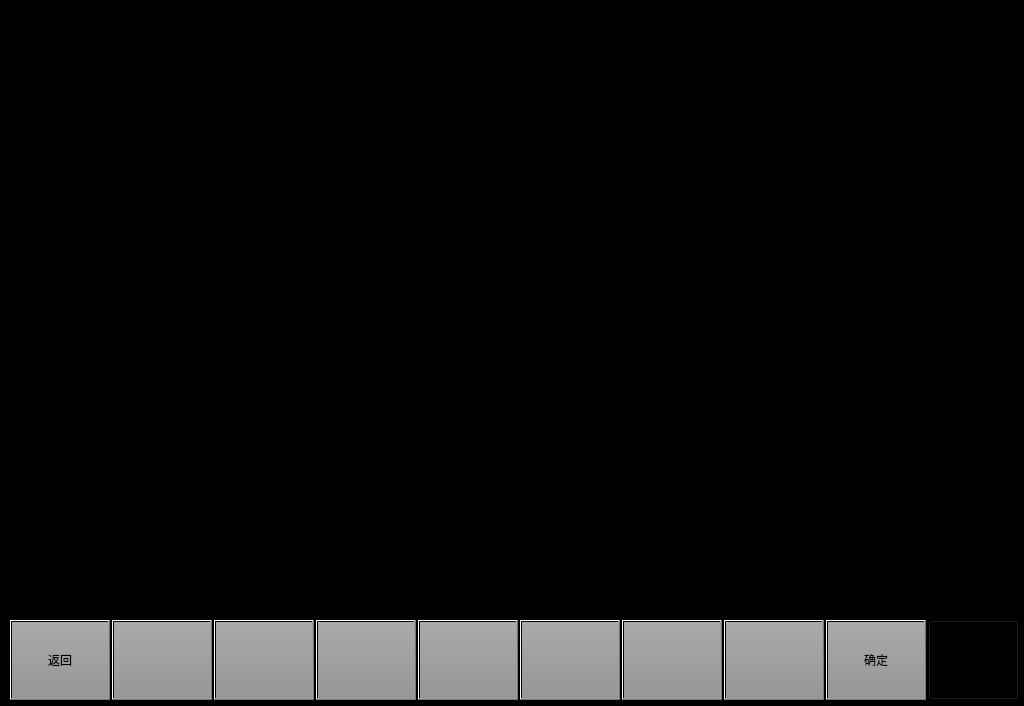
<?xml version="1.0" encoding="UTF-8"?>
<ui version="4.0">
 <class>MaintainceBrakeSubsystemPage</class>
 <widget class="QWidget" name="MaintainceBrakeSubsystemPage">
  <property name="geometry">
   <rect>
    <x>0</x>
    <y>0</y>
    <width>1024</width>
    <height>706</height>
   </rect>
  </property>
  <property name="windowTitle">
   <string>Form</string>
  </property>
  <property name="styleSheet">
   <string notr="true">background-color: rgb(0, 0, 0);</string>
  </property>
  <widget class="QPushButton" name="BTN5">
   <property name="geometry">
    <rect>
     <x>418</x>
     <y>620</y>
     <width>100</width>
     <height>80</height>
    </rect>
   </property>
   <property name="focusPolicy">
    <enum>Qt::NoFocus</enum>
   </property>
   <property name="styleSheet">
    <string notr="true">	font: 20px, &quot;微软雅黑&quot;;
    color: black;
	transparent;background:qlineargradient(spread:pad,x1:0,y1:0,x2:0,y2:1,stop:0 rgba(170,170,170,255),stop:1 rgba(150,150,150,255));
</string>
   </property>
   <property name="text">
    <string/>
   </property>
  </widget>
  <widget class="QPushButton" name="BTN2">
   <property name="geometry">
    <rect>
     <x>112</x>
     <y>620</y>
     <width>100</width>
     <height>80</height>
    </rect>
   </property>
   <property name="focusPolicy">
    <enum>Qt::NoFocus</enum>
   </property>
   <property name="styleSheet">
    <string notr="true">font: 20px, &quot;微软雅黑&quot;;color: black;transparent;background:qlineargradient(spread:pad,x1:0,y1:0,x2:0,y2:1,stop:0 rgba(170,170,170,255),stop:1 rgba(150,150,150,255));</string>
   </property>
   <property name="text">
    <string/>
   </property>
  </widget>
  <widget class="QPushButton" name="BTN8">
   <property name="geometry">
    <rect>
     <x>724</x>
     <y>620</y>
     <width>100</width>
     <height>80</height>
    </rect>
   </property>
   <property name="focusPolicy">
    <enum>Qt::NoFocus</enum>
   </property>
   <property name="styleSheet">
    <string notr="true">	font: 20px, &quot;微软雅黑&quot;;
    color: black;
	transparent;background:qlineargradient(spread:pad,x1:0,y1:0,x2:0,y2:1,stop:0 rgba(170,170,170,255),stop:1 rgba(150,150,150,255));
</string>
   </property>
   <property name="text">
    <string/>
   </property>
  </widget>
  <widget class="QPushButton" name="BTN6">
   <property name="geometry">
    <rect>
     <x>520</x>
     <y>620</y>
     <width>100</width>
     <height>80</height>
    </rect>
   </property>
   <property name="focusPolicy">
    <enum>Qt::NoFocus</enum>
   </property>
   <property name="styleSheet">
    <string notr="true">	font: 20px, &quot;微软雅黑&quot;;
    color: black;
	transparent;background:qlineargradient(spread:pad,x1:0,y1:0,x2:0,y2:1,stop:0 rgba(170,170,170,255),stop:1 rgba(150,150,150,255));
</string>
   </property>
   <property name="text">
    <string/>
   </property>
  </widget>
  <widget class="QPushButton" name="BTN4">
   <property name="geometry">
    <rect>
     <x>316</x>
     <y>620</y>
     <width>100</width>
     <height>80</height>
    </rect>
   </property>
   <property name="focusPolicy">
    <enum>Qt::NoFocus</enum>
   </property>
   <property name="styleSheet">
    <string notr="true">	font: 20px, &quot;微软雅黑&quot;;
    color: black;
	transparent;background:qlineargradient(spread:pad,x1:0,y1:0,x2:0,y2:1,stop:0 rgba(170,170,170,255),stop:1 rgba(150,150,150,255));
</string>
   </property>
   <property name="text">
    <string/>
   </property>
  </widget>
  <widget class="QPushButton" name="BTN3">
   <property name="geometry">
    <rect>
     <x>214</x>
     <y>620</y>
     <width>100</width>
     <height>80</height>
    </rect>
   </property>
   <property name="focusPolicy">
    <enum>Qt::NoFocus</enum>
   </property>
   <property name="styleSheet">
    <string notr="true">	font: 20px, &quot;微软雅黑&quot;;
    color: black;
	transparent;background:qlineargradient(spread:pad,x1:0,y1:0,x2:0,y2:1,stop:0 rgba(170,170,170,255),stop:1 rgba(150,150,150,255));
</string>
   </property>
   <property name="text">
    <string/>
   </property>
  </widget>
  <widget class="QPushButton" name="BTN1">
   <property name="geometry">
    <rect>
     <x>10</x>
     <y>620</y>
     <width>100</width>
     <height>80</height>
    </rect>
   </property>
   <property name="focusPolicy">
    <enum>Qt::NoFocus</enum>
   </property>
   <property name="styleSheet">
    <string notr="true">font: 20px, &quot;微软雅黑&quot;;color: black;transparent;background:qlineargradient(spread:pad,x1:0,y1:0,x2:0,y2:1,stop:0 rgba(170,170,170,255),stop:1 rgba(150,150,150,255));</string>
   </property>
   <property name="text">
    <string>返回</string>
   </property>
  </widget>
  <widget class="QPushButton" name="BTNHome">
   <property name="geometry">
    <rect>
     <x>928</x>
     <y>620</y>
     <width>91</width>
     <height>80</height>
    </rect>
   </property>
   <property name="focusPolicy">
    <enum>Qt::NoFocus</enum>
   </property>
   <property name="styleSheet">
    <string notr="true">border-image: url(:/images/image/Home.png);</string>
   </property>
   <property name="text">
    <string/>
   </property>
  </widget>
  <widget class="QPushButton" name="BTN9">
   <property name="geometry">
    <rect>
     <x>826</x>
     <y>620</y>
     <width>100</width>
     <height>80</height>
    </rect>
   </property>
   <property name="focusPolicy">
    <enum>Qt::NoFocus</enum>
   </property>
   <property name="styleSheet">
    <string notr="true">	font: 20px, &quot;微软雅黑&quot;;
    color: black;
	transparent;background:qlineargradient(spread:pad,x1:0,y1:0,x2:0,y2:1,stop:0 rgba(170,170,170,255),stop:1 rgba(150,150,150,255));
</string>
   </property>
   <property name="text">
    <string>确定</string>
   </property>
  </widget>
  <widget class="QPushButton" name="BTN7">
   <property name="geometry">
    <rect>
     <x>622</x>
     <y>620</y>
     <width>100</width>
     <height>80</height>
    </rect>
   </property>
   <property name="focusPolicy">
    <enum>Qt::NoFocus</enum>
   </property>
   <property name="styleSheet">
    <string notr="true">	font: 20px, &quot;微软雅黑&quot;;
    color: black;
	transparent;background:qlineargradient(spread:pad,x1:0,y1:0,x2:0,y2:1,stop:0 rgba(170,170,170,255),stop:1 rgba(150,150,150,255));
</string>
   </property>
   <property name="text">
    <string/>
   </property>
  </widget>
 </widget>
 <resources/>
 <connections/>
</ui>
